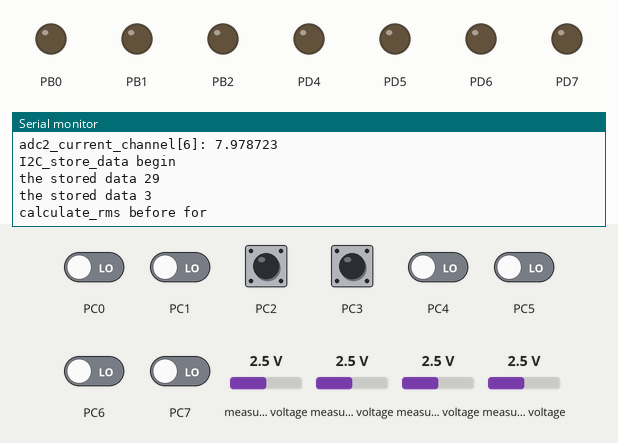
Recording of a program running on a simulated ATmega328P, built with avr-gcc and emulated at 16 MHz. Shown: output pins drawn as LEDs (lit = HIGH), the last lines printed to the serial monitor. Wiring (inferred from the names in the program): 2 × MCP3208 converter: CS PD2 / CS PD3. Inputs (shaded band) come from the test bench; at power-on: PC2, PC3 HIGH, PC0, PC1, PC4–7 LOW, measured voltage 2.5 V. Pins used as bus, display or sensor lines are not drawn.

Above: at 1.2 s.
1.3 s: measured voltage (sensor 200) set to 1.2 V
At 2.4 s:
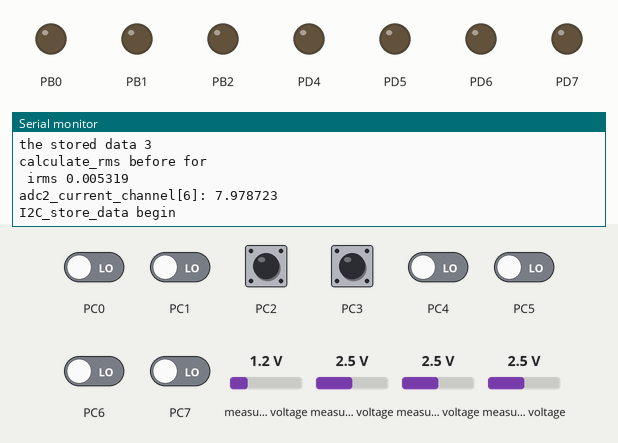
4.3 s: measured voltage (sensor 202) set to 1.2 V
At 5.1 s:
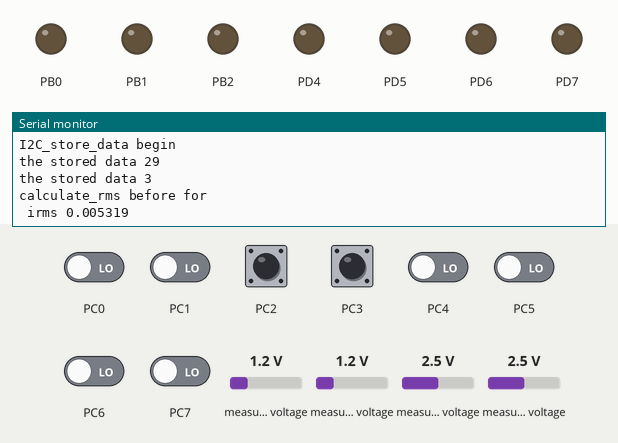
7.3 s: measured voltage (sensor 204) set to 1.2 V
At 8.3 s:
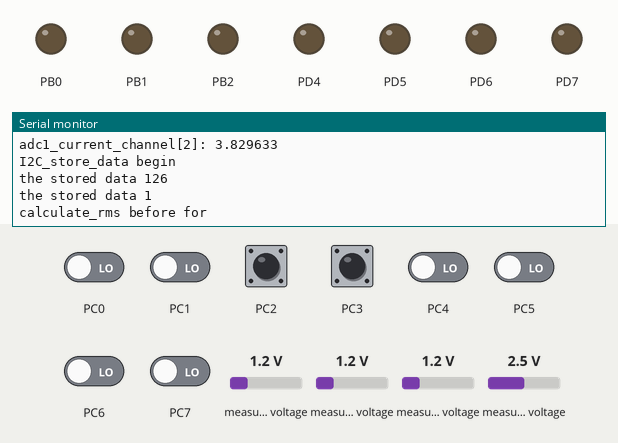
10.3 s: measured voltage (sensor 206) set to 1.2 V
13.3 s: measured voltage (sensor 200) set to 0.1 V
At 14.4 s:
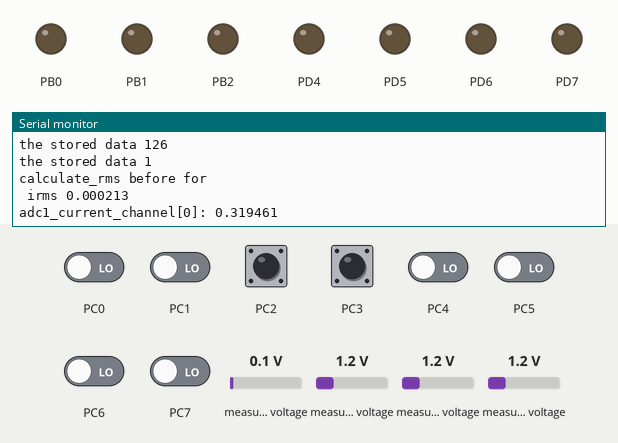
16.3 s: measured voltage (sensor 202) set to 0.1 V
At 17.3 s:
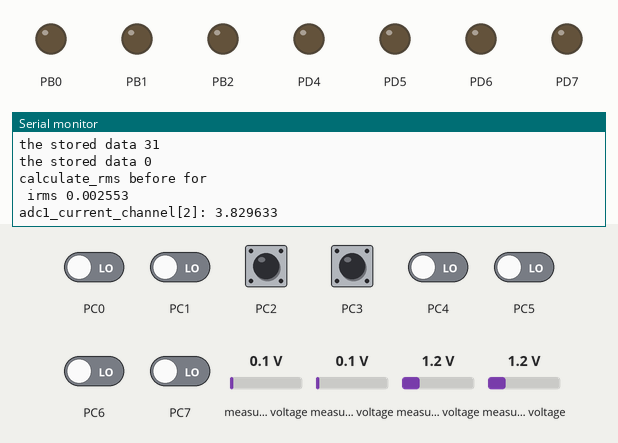
Timing chart, 0 to 19.3 s (numbered marks = the images above; inputs shaded):
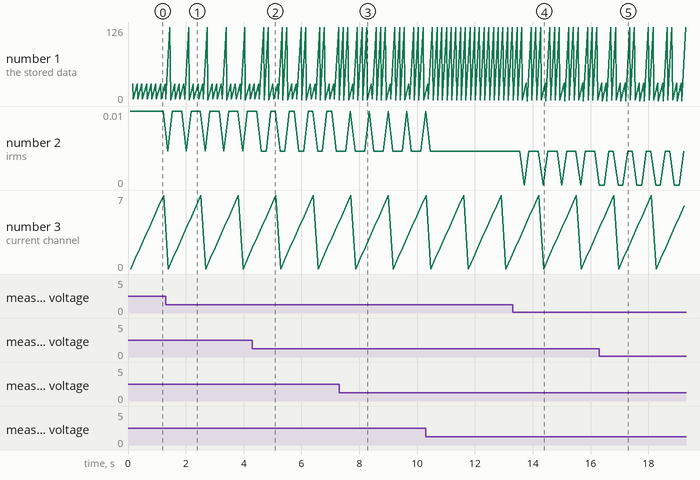

Measured:
- after the input at 1.3 s, the serial monitor: prints a new line after 0.07 s (image 1)
- after the input at 4.3 s, the serial monitor: prints a new line after 0.49 s (image 2)
- after the input at 7.3 s, the serial monitor: prints a new line after 0.25 s (image 3)
- after the input at 13.3 s, the serial monitor: prints a new line after 0.41 s (image 4)
- after the input at 16.3 s, the serial monitor: prints a new line after 0.18 s (image 5)

The program:

main.c
```c
#define F_CPU 16000000UL
#include <avr/io.h>
#include <util/delay.h>
#include <avr/interrupt.h>
#include <stdint.h>
#include <stdio.h>
#include <stdlib.h>
#include <stdbool.h>
#include <math.h>

// SPI Definitions

#define SPI_DDR DDRB
#define SPI_PORT PORTB
#define SPI_MISO PINB4
#define SPI_MOSI PINB3
#define SPI_SCK PINB5
#define SPI_CS1 PIND2
#define SPI_CS2 PIND3

#define VCC 5					// Voltage supplied to ACS712
#define BURDEN_RES 470.0
#define SAMPLES 100				// Number of samples for RMS calculation
#define SAMPLE_DELAY 0.1			// Delay in ms for 100Hz sampling rate (1/100 = 1ms)
#define VREF 5.0			// Reference voltage
#define ADC_MAX 4096			// Maximum ADC value (12-bit resolution)

#define BUFFER_SIZE 16
#define BASE_ADDRESS 0x20

#define BAUD 9600
#define MY_UBRR F_CPU/16/BAUD-1

uint8_t pins[8] = {PIND3, PIND4, PIND5, PIND6, PIND7, PINB0, PINB1, PINB2};


volatile uint8_t  i2c_buffer[BUFFER_SIZE];
volatile uint8_t received_command = 0;		// Last received I2C command
volatile uint8_t data_ready = 0;			// Data ready flag for I2C
volatile uint8_t byte_count = 0;


void init_pins();
void SPI_init(void);
void I2C_store_data(uint8_t channel, float current);// to store the current into one buffer // so it will easy to transfer current data
void i2c_dynamic_address(void);// dynamic addres setting for the i2c
void I2C_init(void);
//uint16_t MCP3208_read(uint8_t channel);
uint16_t MCP3208_read(uint8_t ADC_select,uint8_t ch);
//float calculate_rms_current(uint8_t channel);
float calculate_rms_current(uint8_t ADC_select,uint8_t channel);
void USART_Init(unsigned int ubrr);
void USART_Transmit(unsigned char data);
int USART_putchar(char c, FILE *stream);

// Setup stdout to use USART

FILE mystdout = FDEV_SETUP_STREAM(USART_putchar, NULL, _FDEV_SETUP_WRITE);

// Main Function

int main(void) {
	unsigned int ubrr = MY_UBRR;
	USART_Init(ubrr);		// Initialize USART
	stdout = &mystdout;		// Redirect printf to USART
	init_pins();
	I2C_init();
	SPI_init();

	while (1) {

// 		float rms_current = calculate_rms_current(0);
// 		//rms_current_values[channel] = rms_current;
// 		printf("RMS Current: %.6f A\n", rms_current);
		//_delay_ms(1000); // Delay for stability
		uint8_t index=0;
		for(uint8_t channel=0; channel<8;channel=channel+2)
		{
			float Actual_current= calculate_rms_current(1,channel);
			printf("adc1_current_channel[%d]: %.6f\n",index,Actual_current);
			I2C_store_data(index, Actual_current);
			index++;
		}

		 for(uint8_t channel=0; channel<8;channel=channel+2)
		 {
			 float Actual_current= calculate_rms_current(2,channel);
			 printf("adc2_current_channel[%d]: %.6f\n",index,Actual_current);
			 I2C_store_data(index, Actual_current);
			 index++;
		 }

	}

	return 0;

}

void init_pins() {

	for (int i = 0; i < 8; i++){
		if (i < 5) {
			DDRD |= (1 << pins[i]);
				PORTD &= ~(1 << pins[i]);
			}
			 else {
			DDRB |= (1 << pins[i]);
				PORTB &= ~(1 << pins[i]);
			}
		}
}


// SPI Initialization

void SPI_init(void) {
	SPI_DDR |= (1 << SPI_MOSI) | (1 << SPI_SCK);				// MOSI, SCK, and CS as output
	SPI_DDR &= ~(1 << SPI_MISO);                                // MISO as input
	DDRD |= (1 << SPI_CS1);	                                    // set as output
	DDRD |= (1 << SPI_CS2);										// Set CS as output on Port D
	SPCR = (1 << SPE) | (1 << MSTR) | (1 << SPR0);              // Enable SPI, set as Master
	PORTD |= (1 << SPI_CS1);                                // set cs high
	PORTD |= (1 << SPI_CS2);                                  // Set CS high
	printf("SPI initialized\n");
}

// MCP3208 Read function

uint16_t MCP3208_read(uint8_t ADC_select,uint8_t ch) {
	uint8_t reg[3] = {0b00000100, 0x00, 0x00}; // MCP3208 command format
	reg[0] |= (0b00000001 & (ch >> 2));  // Set the channel in the first byte
	reg[1] = 0b11000000 & (ch << 6);     // Set the channel in the second byte
	uint8_t buf[3] = {0}; // Buffer to store received data
		if(ADC_select==1){
			PORTD &= ~(1 << SPI_CS1); // Pull CS low

			for (uint8_t i = 0; i < 3; i++) {
				SPDR = reg[i]; // Load data to be sent into SPDR

				// while (!(SPSR & (1 << SPIF))); // Wait for transmission to complete
				uint16_t timeout = 1000;
				while (!(SPSR & (1 << SPIF)) && --timeout);
				if (timeout == 0) {
					printf("SPI timeout at byte %d\n", i);
					PORTD |= (1 << SPI_CS1); // Pull CS high
					return 0;

				}
				buf[i] = SPDR; // Read received data
			}

			PORTD |= (1 << SPI_CS1); // Pull CS high
			return ((buf[1] & 0b00001111) << 8) | buf[2];

		}
		else{
	       PORTD &= ~(1 << SPI_CS2); // Pull CS low
	       for (uint8_t i = 0; i < 3; i++) {
		SPDR = reg[i]; // Load data to be sent into SPDR

		// while (!(SPSR & (1 << SPIF))); // Wait for transmission to complete
		uint16_t timeout = 1000;
		while (!(SPSR & (1 << SPIF)) && --timeout);
		if (timeout == 0) {
			printf("SPI timeout at byte %d\n", i);
			PORTD |= (1 << SPI_CS2); // Pull CS high
			return 0;

		}
		buf[i] = SPDR; // Read received data
	}

	PORTD |= (1 << SPI_CS2); // Pull CS high
	return ((buf[1] & 0b00001111) << 8) | buf[2]; // Combine the high and low bytes
		}

}

// Function to calculate RMS current

float calculate_rms_current(uint8_t ADC_select,uint8_t channel) {
	float sum_of_squares = 0;
	printf("calculate_rms before for\n");
	for (uint8_t i = 0; i < SAMPLES; i++) {
		uint16_t adc_value = MCP3208_read(ADC_select,channel);
		//printf( " the raw value %d",adc_value);
		float v_adc = ((float)(adc_value * VREF) /(float) ADC_MAX);  // Convert ADC to voltage
		//printf( " the VADC value %F", v_adc);
		float irms_Rb=v_adc/BURDEN_RES;
		//printf("v_adc[%d]: %.4f", i, v_adc);
		sum_of_squares += irms_Rb*irms_Rb ;
		//printf("sumof_square %f\n",sum_of_squares);
		_delay_ms(SAMPLE_DELAY);
	}

	float irms_A=sqrt(sum_of_squares / SAMPLES);
	printf(" irms %f\n",irms_A);
	float Actual_current =irms_A*1500;
	// return irms_A;
	return Actual_current;
}

void I2C_store_data(uint8_t channel, float rms_current) {
	printf("I2C_store_data begin\n");
	uint8_t offset = channel * 2;											// Each channel uses 2 bytes and offset mainly give the position of storeing data into buffer
	i2c_buffer[offset] = (uint8_t)((uint16_t)(rms_current * 100) & 0xFF);       // LSB store into buffer
	printf("the stored data %d\n",i2c_buffer[offset] );
	i2c_buffer[offset + 1] = (uint8_t)((uint16_t)(rms_current * 100) >> 8);		// MSB store into buffer
	printf("the stored data %d\n",i2c_buffer[offset+1] );
	//printf("I2C_store_data done\n");
}

//i2c interrupt communication
void i2c_dynamic_address(void)
{
	DDRC &= ~((1<<PINC2) | (1<<PINC3));// pin set as input  (for address setting in i2c)
	PORTC |= (1 << PINC2) | (1 << PINC3);// pull up

	uint8_t jumper_state = ((PINC & (1 << PINC2)) >> PINC2) << 1;  // Read PC2
	jumper_state |= (PINC & (1 << PINC3)) >> PINC3;                // Read PC3

	//uint8_t dip_switch = ((PINC & (1<<PINC2)) >> PINC2) | ((PINC & (1<<PINC3)) >> (PINC3 - 1));

	uint8_t slave_address = BASE_ADDRESS + jumper_state;
	//printf("slave addr: %d", slave_address);
	TWAR =(slave_address)<<1;

}


void I2C_init(void)
{
	i2c_dynamic_address();
	TWCR = (1 << TWEN) |			// Enable TWI (I2C)
	(1 << TWEA) |			// Enable acknowledgment
	(1 << TWIE);				// Enable interrupt
	sei();							// Enable global interrupts
	printf("I2c initialized\n");
}


ISR(TWI_vect) {
	static uint8_t response_buffer[16]; // Buffer for all 16 bytes
	static uint8_t byte_index = 0; // Tracks the byte being sent
	static uint8_t bytes_to_send = 2; // Default number of bytes to send

	switch (TWSR & 0xF8)
	{
		case 0x60: // Own SLA+W received, ACK returned
		case 0x68: // Arbitration lost, SLA+W received
		byte_count = 0;
		TWCR = (1 << TWEN) | (1 << TWEA) | (1 << TWINT) | (1 << TWIE);
		break;

		case 0x80: // Data byte received, ACK returned
		if (byte_count == 0)
		{
			data_ready = 1;
			received_command = TWDR;
		}
		byte_count++;
		TWCR = (1 << TWEN) | (1 << TWEA) | (1 << TWINT) | (1 << TWIE);
		break;

		case 0xA8: // SLA+R received, ACK returned
		if (data_ready==1)
		{
			switch (received_command)
			{
				case 0x01: // Send all 16 bytes
				for (uint8_t i = 0; i < 16; i++)
				{
					response_buffer[i] = i2c_buffer[i];
				}
				bytes_to_send = 16;
				break;

				default: // Unknown command
				response_buffer[0] = 0xFF;
				bytes_to_send = 1;
				break;
			}

			byte_index = 0;
			TWDR = response_buffer[byte_index++]; // Send first byte
		}
		else
		{
			TWDR = 0xFF; // If no valid data, send default response
		}
		TWCR = (1 << TWEN) | (1 << TWEA) | (1 << TWINT) | (1 << TWIE);
		break;

		case 0xB8: // Data byte transmitted, ACK received (Master wants more data)
		if (byte_index < bytes_to_send)
		{
			TWDR = response_buffer[byte_index++]; // Send next byte
		}
		else
		{
			TWDR = 0xFF; // If master requests extra bytes, send default
		}
		TWCR = (1 << TWEN) | (1 << TWEA) | (1 << TWINT) | (1 << TWIE);
		break;

		case 0xC0: // Data transmitted, NACK received (Master does not want more data)
		case 0xC8: // Last data byte transmitted, ACK received
		data_ready = 0; // Reset data_ready flag after transmission
		TWCR = (1 << TWEN) | (1 << TWEA) | (1 << TWINT) | (1 << TWIE);
		break;

		default: // Handle unexpected states
		// printf("Unexpected I2C status: 0x%02X\n", TWSR & 0xF8);
		TWCR = (1 << TWEN) | (1 << TWEA) | (1 << TWINT) | (1 << TWIE);
		break;
	}
}
// Initialize USART for communication

void USART_Init(unsigned int ubrr) {
	// Set baud rate
	UBRR0H = (unsigned char)(ubrr >> 8);  // Set high byte of UBRR
	UBRR0L = (unsigned char)ubrr;         // Set low byte of UBRR
	// Enable transmitter
	UCSR0B = (1 << TXEN0);
	// Set frame format: 8 data bits, 1 stop bit
	UCSR0C = (1 << UCSZ01) | (1 << UCSZ00);
}

// Function to transmit data via USART

void USART_Transmit(unsigned char data) {
	while (!(UCSR0A & (1 << UDRE0)));  // Wait for the transmit buffer to be empty
	UDR0 = data;  // Put data into the transmit buffer, sending the data
}

// Redirect printf to USART

int USART_putchar(char c, FILE *stream) {
	if (c == '\n') {
		USART_Transmit('\r');  // Send a carriage return before newline
	}

	USART_Transmit(c);  // Send the character
	return 0;
}
```
